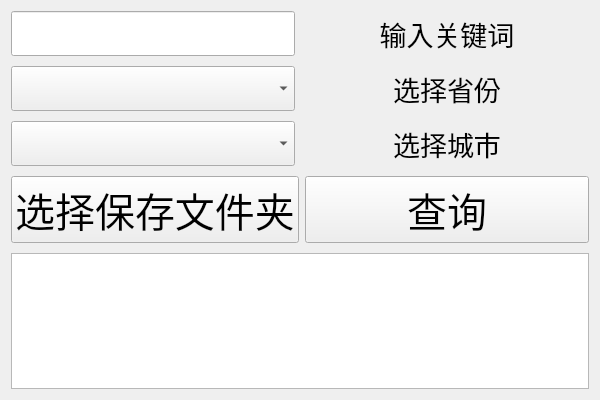
<?xml version="1.0" encoding="UTF-8"?>
<ui version="4.0">
 <class>MainWindow</class>
 <widget class="QMainWindow" name="MainWindow">
  <property name="geometry">
   <rect>
    <x>0</x>
    <y>0</y>
    <width>600</width>
    <height>400</height>
   </rect>
  </property>
  <property name="sizePolicy">
   <sizepolicy hsizetype="Expanding" vsizetype="Preferred">
    <horstretch>0</horstretch>
    <verstretch>0</verstretch>
   </sizepolicy>
  </property>
  <property name="font">
   <font>
    <weight>75</weight>
    <bold>true</bold>
   </font>
  </property>
  <property name="windowTitle">
   <string>地图信息查询</string>
  </property>
  <property name="windowIcon">
   <iconset resource="rc.qrc">
    <normaloff>:/rc/earth.png</normaloff>:/rc/earth.png</iconset>
  </property>
  <property name="styleSheet">
   <string notr="true"/>
  </property>
  <property name="iconSize">
   <size>
    <width>32</width>
    <height>32</height>
   </size>
  </property>
  <property name="toolButtonStyle">
   <enum>Qt::ToolButtonTextOnly</enum>
  </property>
  <widget class="QWidget" name="centralWidget">
   <property name="styleSheet">
    <string notr="true"/>
   </property>
   <layout class="QHBoxLayout" name="horizontalLayout">
    <item>
     <layout class="QVBoxLayout" name="verticalLayout">
      <property name="spacing">
       <number>10</number>
      </property>
      <item>
       <layout class="QGridLayout" name="gridLayout">
        <property name="spacing">
         <number>10</number>
        </property>
        <item row="2" column="0">
         <widget class="QComboBox" name="cityComboBox">
          <property name="sizePolicy">
           <sizepolicy hsizetype="Preferred" vsizetype="Preferred">
            <horstretch>0</horstretch>
            <verstretch>0</verstretch>
           </sizepolicy>
          </property>
          <property name="font">
           <font>
            <family>楷体</family>
            <pointsize>20</pointsize>
            <weight>50</weight>
            <italic>false</italic>
            <bold>false</bold>
           </font>
          </property>
          <property name="styleSheet">
           <string notr="true">font: 20pt &quot;楷体&quot;;</string>
          </property>
         </widget>
        </item>
        <item row="2" column="1">
         <widget class="QLabel" name="label_9">
          <property name="font">
           <font>
            <family>楷体</family>
            <pointsize>20</pointsize>
            <weight>50</weight>
            <italic>false</italic>
            <bold>false</bold>
           </font>
          </property>
          <property name="styleSheet">
           <string notr="true">font: 20pt &quot;楷体&quot;;</string>
          </property>
          <property name="text">
           <string>选择城市</string>
          </property>
          <property name="alignment">
           <set>Qt::AlignCenter</set>
          </property>
         </widget>
        </item>
        <item row="1" column="0">
         <widget class="QComboBox" name="provinceComboBox">
          <property name="sizePolicy">
           <sizepolicy hsizetype="Preferred" vsizetype="Preferred">
            <horstretch>0</horstretch>
            <verstretch>0</verstretch>
           </sizepolicy>
          </property>
          <property name="font">
           <font>
            <family>楷体</family>
            <pointsize>20</pointsize>
            <weight>50</weight>
            <italic>false</italic>
            <bold>false</bold>
           </font>
          </property>
          <property name="styleSheet">
           <string notr="true">font: 20pt &quot;楷体&quot;;</string>
          </property>
         </widget>
        </item>
        <item row="0" column="1">
         <widget class="QLabel" name="label_7">
          <property name="font">
           <font>
            <family>楷体</family>
            <pointsize>20</pointsize>
            <weight>50</weight>
            <italic>false</italic>
            <bold>false</bold>
            <stylestrategy>PreferAntialias</stylestrategy>
           </font>
          </property>
          <property name="contextMenuPolicy">
           <enum>Qt::ActionsContextMenu</enum>
          </property>
          <property name="styleSheet">
           <string notr="true">font: 20pt &quot;楷体&quot;;</string>
          </property>
          <property name="text">
           <string>输入关键词</string>
          </property>
          <property name="alignment">
           <set>Qt::AlignCenter</set>
          </property>
         </widget>
        </item>
        <item row="0" column="0">
         <widget class="QLineEdit" name="keyWordsEdit">
          <property name="sizePolicy">
           <sizepolicy hsizetype="Preferred" vsizetype="Preferred">
            <horstretch>0</horstretch>
            <verstretch>0</verstretch>
           </sizepolicy>
          </property>
          <property name="font">
           <font>
            <family>楷体</family>
            <pointsize>20</pointsize>
            <weight>50</weight>
            <italic>false</italic>
            <bold>false</bold>
           </font>
          </property>
          <property name="styleSheet">
           <string notr="true">font: 20pt &quot;楷体&quot;;</string>
          </property>
         </widget>
        </item>
        <item row="1" column="1">
         <widget class="QLabel" name="label_8">
          <property name="font">
           <font>
            <family>楷体</family>
            <pointsize>20</pointsize>
            <weight>50</weight>
            <italic>false</italic>
            <bold>false</bold>
           </font>
          </property>
          <property name="layoutDirection">
           <enum>Qt::LeftToRight</enum>
          </property>
          <property name="styleSheet">
           <string notr="true">font: 20pt &quot;楷体&quot;;</string>
          </property>
          <property name="text">
           <string>选择省份</string>
          </property>
          <property name="alignment">
           <set>Qt::AlignCenter</set>
          </property>
         </widget>
        </item>
       </layout>
      </item>
      <item>
       <layout class="QHBoxLayout" name="horizontalLayout_2">
        <item>
         <widget class="QPushButton" name="selectSavePathButton">
          <property name="sizePolicy">
           <sizepolicy hsizetype="Preferred" vsizetype="Preferred">
            <horstretch>0</horstretch>
            <verstretch>0</verstretch>
           </sizepolicy>
          </property>
          <property name="font">
           <font>
            <family>隶书</family>
            <pointsize>30</pointsize>
            <weight>50</weight>
            <italic>false</italic>
            <bold>false</bold>
           </font>
          </property>
          <property name="toolTip">
           <string/>
          </property>
          <property name="autoFillBackground">
           <bool>true</bool>
          </property>
          <property name="styleSheet">
           <string notr="true">font: 30pt &quot;隶书&quot;;</string>
          </property>
          <property name="text">
           <string>选择保存文件夹</string>
          </property>
          <property name="icon">
           <iconset resource="rc.qrc">
            <normaloff>:/rc/openFolder.png</normaloff>:/rc/openFolder.png</iconset>
          </property>
          <property name="iconSize">
           <size>
            <width>48</width>
            <height>48</height>
           </size>
          </property>
         </widget>
        </item>
        <item>
         <widget class="QPushButton" name="queryButton">
          <property name="sizePolicy">
           <sizepolicy hsizetype="Preferred" vsizetype="Preferred">
            <horstretch>0</horstretch>
            <verstretch>0</verstretch>
           </sizepolicy>
          </property>
          <property name="font">
           <font>
            <family>隶书</family>
            <pointsize>30</pointsize>
            <weight>50</weight>
            <italic>false</italic>
            <bold>false</bold>
           </font>
          </property>
          <property name="toolTip">
           <string/>
          </property>
          <property name="styleSheet">
           <string notr="true">font: 30pt &quot;隶书&quot;;</string>
          </property>
          <property name="text">
           <string>查询</string>
          </property>
          <property name="icon">
           <iconset resource="rc.qrc">
            <normaloff>:/rc/test.png</normaloff>:/rc/test.png</iconset>
          </property>
          <property name="iconSize">
           <size>
            <width>48</width>
            <height>48</height>
           </size>
          </property>
         </widget>
        </item>
       </layout>
      </item>
      <item>
       <widget class="QTextBrowser" name="textBrowser">
        <property name="sizePolicy">
         <sizepolicy hsizetype="Preferred" vsizetype="Preferred">
          <horstretch>0</horstretch>
          <verstretch>0</verstretch>
         </sizepolicy>
        </property>
        <property name="font">
         <font>
          <family>Times New Roman</family>
          <pointsize>12</pointsize>
          <weight>50</weight>
          <italic>false</italic>
          <bold>false</bold>
         </font>
        </property>
        <property name="contextMenuPolicy">
         <enum>Qt::NoContextMenu</enum>
        </property>
        <property name="styleSheet">
         <string notr="true">font: 12pt &quot;Times New Roman&quot;;</string>
        </property>
        <property name="html">
         <string>&lt;!DOCTYPE HTML PUBLIC &quot;-//W3C//DTD HTML 4.0//EN&quot; &quot;http://www.w3.org/TR/REC-html40/strict.dtd&quot;&gt;
&lt;html&gt;&lt;head&gt;&lt;meta name=&quot;qrichtext&quot; content=&quot;1&quot; /&gt;&lt;style type=&quot;text/css&quot;&gt;
p, li { white-space: pre-wrap; }
&lt;/style&gt;&lt;/head&gt;&lt;body style=&quot; font-family:'Times New Roman'; font-size:12pt; font-weight:400; font-style:normal;&quot;&gt;
&lt;p style=&quot;-qt-paragraph-type:empty; margin-top:0px; margin-bottom:0px; margin-left:0px; margin-right:0px; -qt-block-indent:0; text-indent:0px; font-family:'SimSun'; font-size:9pt;&quot;&gt;&lt;br /&gt;&lt;/p&gt;&lt;/body&gt;&lt;/html&gt;</string>
        </property>
       </widget>
      </item>
     </layout>
    </item>
   </layout>
  </widget>
  <widget class="QMenuBar" name="menuBar">
   <property name="geometry">
    <rect>
     <x>0</x>
     <y>0</y>
     <width>600</width>
     <height>23</height>
    </rect>
   </property>
   <property name="styleSheet">
    <string notr="true"/>
   </property>
  </widget>
  <action name="action_line">
   <property name="enabled">
    <bool>true</bool>
   </property>
   <property name="icon">
    <iconset resource="rc.qrc">
     <normaloff>:/rc/Line.png</normaloff>:/rc/Line.png</iconset>
   </property>
   <property name="text">
    <string>直线</string>
   </property>
  </action>
  <action name="action_triangle">
   <property name="icon">
    <iconset>
     <normaloff>:/rc/Triangle.png</normaloff>:/rc/Triangle.png</iconset>
   </property>
   <property name="text">
    <string>三角形</string>
   </property>
   <property name="visible">
    <bool>false</bool>
   </property>
   <property name="iconVisibleInMenu">
    <bool>true</bool>
   </property>
  </action>
  <action name="action_rectangle">
   <property name="icon">
    <iconset resource="rc.qrc">
     <normaloff>:/rc/Rectangle.png</normaloff>:/rc/Rectangle.png</iconset>
   </property>
   <property name="text">
    <string>矩形</string>
   </property>
  </action>
  <action name="action_circle">
   <property name="icon">
    <iconset resource="rc.qrc">
     <normaloff>:/rc/Circle.png</normaloff>:/rc/Circle.png</iconset>
   </property>
   <property name="text">
    <string>圆</string>
   </property>
  </action>
  <action name="action_ellipse">
   <property name="icon">
    <iconset>
     <normaloff>:/rc/Ellipse.png</normaloff>:/rc/Ellipse.png</iconset>
   </property>
   <property name="text">
    <string>椭圆</string>
   </property>
   <property name="visible">
    <bool>false</bool>
   </property>
  </action>
  <action name="action_polygon">
   <property name="icon">
    <iconset resource="rc.qrc">
     <normaloff>:/rc/Octagon.png</normaloff>:/rc/Octagon.png</iconset>
   </property>
   <property name="text">
    <string>多边形</string>
   </property>
  </action>
  <action name="action_palette">
   <property name="icon">
    <iconset resource="rc.qrc">
     <normaloff>:/rc/Palette.png</normaloff>:/rc/Palette.png</iconset>
   </property>
   <property name="text">
    <string>调色板</string>
   </property>
  </action>
  <action name="action_translate">
   <property name="icon">
    <iconset resource="rc.qrc">
     <normaloff>:/rc/Translate.png</normaloff>:/rc/Translate.png</iconset>
   </property>
   <property name="text">
    <string>移动</string>
   </property>
  </action>
  <action name="action_trash">
   <property name="icon">
    <iconset resource="rc.qrc">
     <normaloff>:/rc/Trash.png</normaloff>:/rc/Trash.png</iconset>
   </property>
   <property name="text">
    <string>删除</string>
   </property>
  </action>
  <action name="action_rotate">
   <property name="icon">
    <iconset>
     <normaloff>:/rc/Rotate.png</normaloff>:/rc/Rotate.png</iconset>
   </property>
   <property name="text">
    <string>旋转</string>
   </property>
   <property name="visible">
    <bool>false</bool>
   </property>
  </action>
  <action name="action_zoomin">
   <property name="icon">
    <iconset>
     <normaloff>:/rc/ZoomIn.png</normaloff>:/rc/ZoomIn.png</iconset>
   </property>
   <property name="text">
    <string>放大</string>
   </property>
   <property name="visible">
    <bool>false</bool>
   </property>
  </action>
  <action name="action_zoomout">
   <property name="icon">
    <iconset>
     <normaloff>:/rc/ZoomOut.png</normaloff>:/rc/ZoomOut.png</iconset>
   </property>
   <property name="text">
    <string>缩小</string>
   </property>
   <property name="visible">
    <bool>false</bool>
   </property>
  </action>
  <action name="action_save">
   <property name="text">
    <string>保存</string>
   </property>
  </action>
  <action name="action_open">
   <property name="icon">
    <iconset resource="rc.qrc">
     <normaloff>:/rc/Open.png</normaloff>:/rc/Open.png</iconset>
   </property>
   <property name="text">
    <string>打开</string>
   </property>
  </action>
  <action name="action_clip">
   <property name="icon">
    <iconset>
     <normaloff>:/rc/Clip.png</normaloff>:/rc/Clip.png</iconset>
   </property>
   <property name="text">
    <string>裁剪</string>
   </property>
   <property name="visible">
    <bool>false</bool>
   </property>
  </action>
  <action name="action_curve">
   <property name="icon">
    <iconset>
     <normaloff>:/rc/Curve.png</normaloff>:/rc/Curve.png</iconset>
   </property>
   <property name="text">
    <string>曲线</string>
   </property>
   <property name="visible">
    <bool>false</bool>
   </property>
  </action>
  <action name="action_addpoint">
   <property name="icon">
    <iconset>
     <normaloff>:/rc/AddPoint.png</normaloff>:/rc/AddPoint.png</iconset>
   </property>
   <property name="text">
    <string>加粗</string>
   </property>
   <property name="visible">
    <bool>false</bool>
   </property>
  </action>
  <action name="action_deletepoint">
   <property name="icon">
    <iconset>
     <normaloff>:/rc/DeletePoint.png</normaloff>:/rc/DeletePoint.png</iconset>
   </property>
   <property name="text">
    <string>减细</string>
   </property>
   <property name="visible">
    <bool>false</bool>
   </property>
  </action>
  <action name="action_pre">
   <property name="icon">
    <iconset resource="rc.qrc">
     <normaloff>:/rc/pre.png</normaloff>:/rc/pre.png</iconset>
   </property>
   <property name="text">
    <string>上一张</string>
   </property>
   <property name="toolTip">
    <string>上一张</string>
   </property>
  </action>
  <action name="action_next">
   <property name="icon">
    <iconset resource="rc.qrc">
     <normaloff>:/rc/next.png</normaloff>:/rc/next.png</iconset>
   </property>
   <property name="text">
    <string>下一张</string>
   </property>
   <property name="toolTip">
    <string>下一张</string>
   </property>
  </action>
 </widget>
 <layoutdefault spacing="6" margin="11"/>
 <resources>
  <include location="rc.qrc"/>
 </resources>
 <connections>
  <connection>
   <sender>provinceComboBox</sender>
   <signal>currentIndexChanged(QString)</signal>
   <receiver>MainWindow</receiver>
   <slot>provinceComboBox_currentIndexChanged()</slot>
   <hints>
    <hint type="sourcelabel">
     <x>265</x>
     <y>89</y>
    </hint>
    <hint type="destinationlabel">
     <x>383</x>
     <y>102</y>
    </hint>
   </hints>
  </connection>
  <connection>
   <sender>cityComboBox</sender>
   <signal>currentIndexChanged(QString)</signal>
   <receiver>MainWindow</receiver>
   <slot>cityComboBox_currentIndexChanged()</slot>
   <hints>
    <hint type="sourcelabel">
     <x>266</x>
     <y>127</y>
    </hint>
    <hint type="destinationlabel">
     <x>383</x>
     <y>148</y>
    </hint>
   </hints>
  </connection>
  <connection>
   <sender>keyWordsEdit</sender>
   <signal>textChanged(QString)</signal>
   <receiver>MainWindow</receiver>
   <slot>keyWords_textChanged()</slot>
   <hints>
    <hint type="sourcelabel">
     <x>266</x>
     <y>61</y>
    </hint>
    <hint type="destinationlabel">
     <x>383</x>
     <y>69</y>
    </hint>
   </hints>
  </connection>
  <connection>
   <sender>selectSavePathButton</sender>
   <signal>clicked()</signal>
   <receiver>MainWindow</receiver>
   <slot>selectSavePathButton_clicked()</slot>
   <hints>
    <hint type="sourcelabel">
     <x>177</x>
     <y>154</y>
    </hint>
    <hint type="destinationlabel">
     <x>383</x>
     <y>168</y>
    </hint>
   </hints>
  </connection>
  <connection>
   <sender>queryButton</sender>
   <signal>clicked()</signal>
   <receiver>MainWindow</receiver>
   <slot>queryButton_clicked()</slot>
   <hints>
    <hint type="sourcelabel">
     <x>344</x>
     <y>168</y>
    </hint>
    <hint type="destinationlabel">
     <x>383</x>
     <y>115</y>
    </hint>
   </hints>
  </connection>
 </connections>
 <slots>
  <slot>provinceComboBox_currentIndexChanged()</slot>
  <slot>cityComboBox_currentIndexChanged()</slot>
  <slot>keyWords_textChanged()</slot>
  <slot>queryButton_clicked()</slot>
  <slot>selectSavePathButton_clicked()</slot>
 </slots>
</ui>
